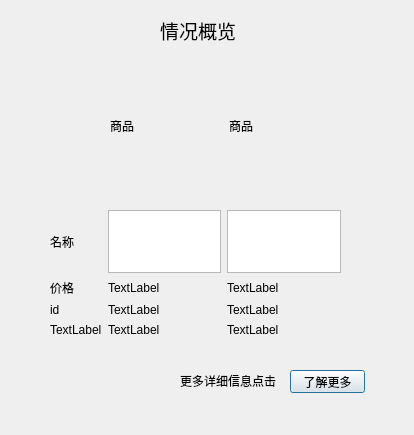
<?xml version="1.0" encoding="UTF-8"?>
<ui version="4.0">
 <class>Dialog</class>
 <widget class="QDialog" name="Dialog">
  <property name="geometry">
   <rect>
    <x>0</x>
    <y>0</y>
    <width>414</width>
    <height>435</height>
   </rect>
  </property>
  <property name="windowTitle">
   <string>Dialog</string>
  </property>
  <widget class="QLabel" name="label">
   <property name="geometry">
    <rect>
     <x>160</x>
     <y>20</y>
     <width>81</width>
     <height>21</height>
    </rect>
   </property>
   <property name="font">
    <font>
     <family>幼圆</family>
     <pointsize>14</pointsize>
    </font>
   </property>
   <property name="text">
    <string>情况概览</string>
   </property>
  </widget>
  <widget class="QWidget" name="gridLayoutWidget">
   <property name="geometry">
    <rect>
     <x>50</x>
     <y>210</y>
     <width>291</width>
     <height>127</height>
    </rect>
   </property>
   <layout class="QGridLayout" name="gridLayout">
    <item row="2" column="3">
     <widget class="QLabel" name="itemid2">
      <property name="text">
       <string>TextLabel</string>
      </property>
     </widget>
    </item>
    <item row="0" column="3">
     <widget class="QTextEdit" name="textEdit_2"/>
    </item>
    <item row="0" column="1">
     <widget class="QLabel" name="label_4">
      <property name="text">
       <string>名称</string>
      </property>
     </widget>
    </item>
    <item row="2" column="1">
     <widget class="QLabel" name="label_7">
      <property name="text">
       <string>id</string>
      </property>
     </widget>
    </item>
    <item row="1" column="2">
     <widget class="QLabel" name="itemprice1">
      <property name="text">
       <string>TextLabel</string>
      </property>
     </widget>
    </item>
    <item row="1" column="1">
     <widget class="QLabel" name="label_6">
      <property name="text">
       <string>价格</string>
      </property>
     </widget>
    </item>
    <item row="2" column="2">
     <widget class="QLabel" name="itemid1">
      <property name="text">
       <string>TextLabel</string>
      </property>
     </widget>
    </item>
    <item row="1" column="3">
     <widget class="QLabel" name="itemprice2">
      <property name="text">
       <string>TextLabel</string>
      </property>
     </widget>
    </item>
    <item row="0" column="2">
     <widget class="QTextEdit" name="textEdit"/>
    </item>
    <item row="3" column="1">
     <widget class="QLabel" name="label_8">
      <property name="text">
       <string>TextLabel</string>
      </property>
     </widget>
    </item>
    <item row="3" column="2">
     <widget class="QLabel" name="label_9">
      <property name="text">
       <string>TextLabel</string>
      </property>
     </widget>
    </item>
    <item row="3" column="3">
     <widget class="QLabel" name="label_10">
      <property name="text">
       <string>TextLabel</string>
      </property>
     </widget>
    </item>
   </layout>
  </widget>
  <widget class="QWidget" name="horizontalLayoutWidget">
   <property name="geometry">
    <rect>
     <x>110</x>
     <y>70</y>
     <width>231</width>
     <height>111</height>
    </rect>
   </property>
   <layout class="QHBoxLayout" name="horizontalLayout">
    <item>
     <widget class="QLabel" name="label_3">
      <property name="text">
       <string>商品</string>
      </property>
     </widget>
    </item>
    <item>
     <widget class="QLabel" name="pic2">
      <property name="text">
       <string>商品</string>
      </property>
     </widget>
    </item>
   </layout>
  </widget>
  <widget class="QLabel" name="label_5">
   <property name="geometry">
    <rect>
     <x>180</x>
     <y>370</y>
     <width>111</width>
     <height>21</height>
    </rect>
   </property>
   <property name="text">
    <string>更多详细信息点击</string>
   </property>
  </widget>
  <widget class="QPushButton" name="pushButton">
   <property name="geometry">
    <rect>
     <x>290</x>
     <y>370</y>
     <width>75</width>
     <height>23</height>
    </rect>
   </property>
   <property name="text">
    <string>了解更多</string>
   </property>
  </widget>
 </widget>
 <resources/>
 <connections/>
</ui>
